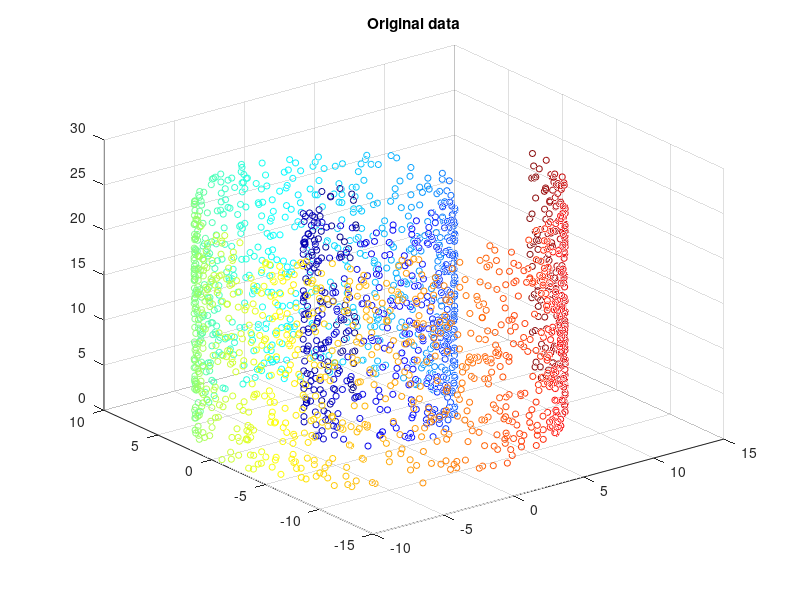
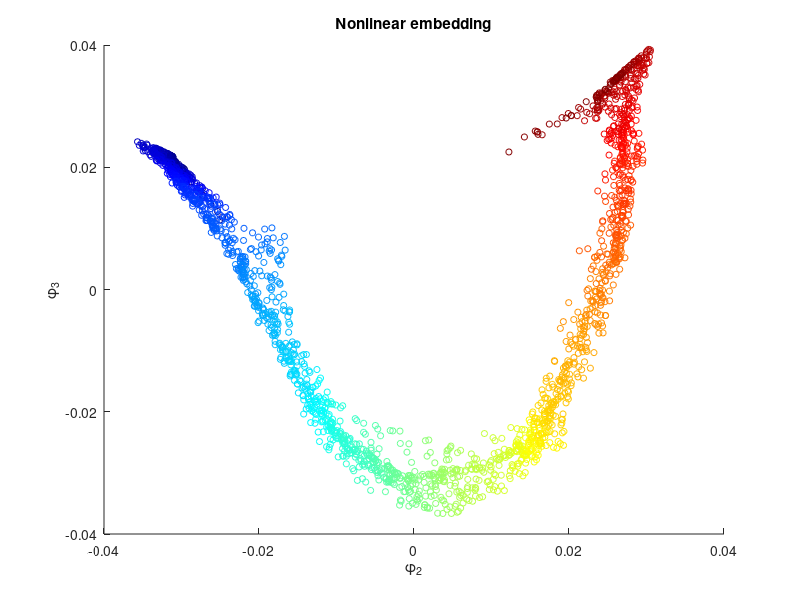
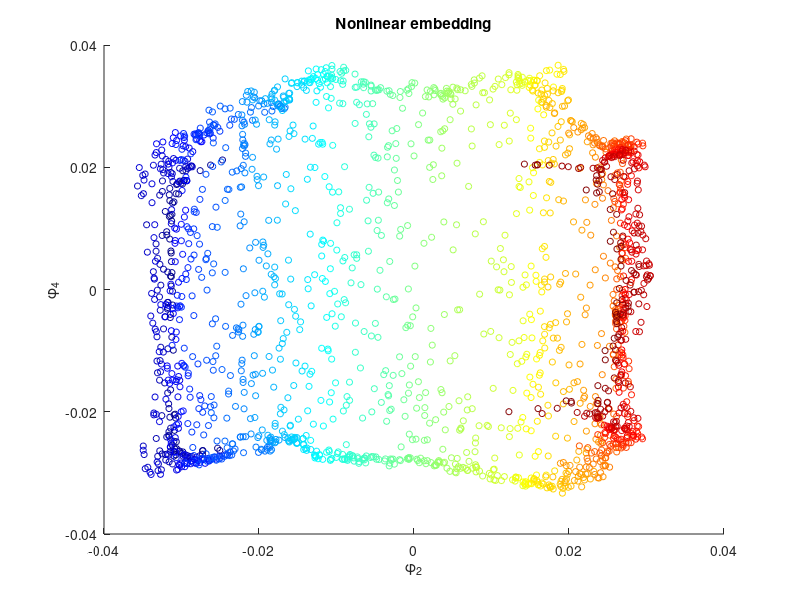
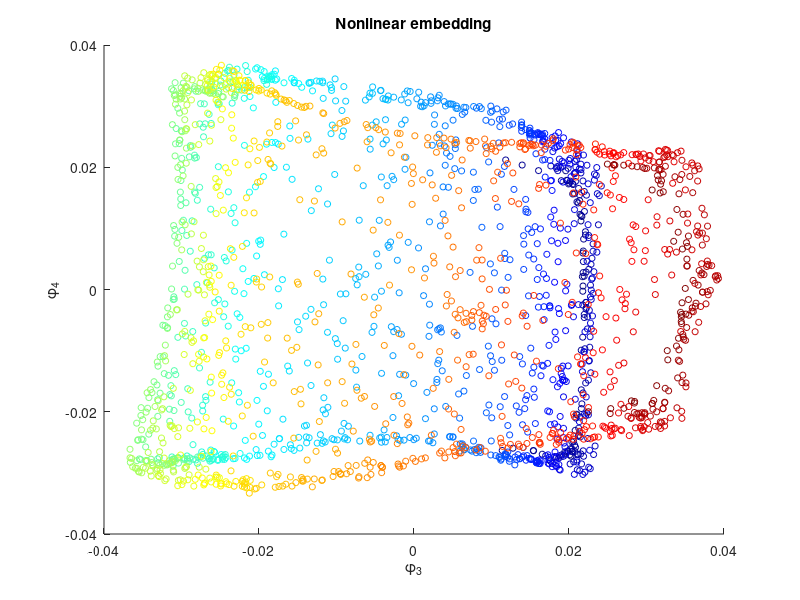

Write MATLAB code to recreate these figures, in order.
%% create swiss roll data
N = 2^11; % number of points considered
t = rand(1,N);
t = sort(4*pi*sqrt(t))'; 

%t = sort(generateRVFromRand(2^11,@(x)1/32/pi^2*x,@(x)4*pi*sqrt(x)))';
z = 8*pi*rand(N,1); % random heights
x = (t+.1).*cos(t);
y = (t+.1).*sin(t);
data = [x,y,z]; % data of interest is in the form of a n-by-3 matrix

%% visualize the data
cmap = jet(N);
scatter3(x,y,z,20,cmap);
title('Original data');

%% Changing these values will lead to different nonlinear embeddings
knn    = ceil(0.03*N); % each patch will only look at its knn nearest neighbors in R^d
sigma2 = 100; % determines strength of connection in graph... see below

%% now let's get pairwise distance info and create graph 
m                = size(data,1);
dt               = squareform(pdist(data));
[srtdDt,srtdIdx] = sort(dt,'ascend');
dt               = srtdDt(1:knn+1,:);
nidx             = srtdIdx(1:knn+1,:);

% nz   = dt(:) > 0;
% mind = min(dt(nz));
% maxd = max(dt(nz));

% compute weights
tempW  = exp(-dt.^2/sigma2); 

% build weight matrix
i = repmat(1:m,knn+1,1);
W = sparse(i(:),double(nidx(:)),tempW(:),m,m); 
W = max(W,W'); % for undirected graph.

% The original normalized graph Laplacian, non-corrected for density
ld = diag(sum(W,2).^(-1/2));
DO = ld*W*ld;
DO = max(DO,DO');%(DO + DO')/2;

% get eigenvectors
[v,d] = eigs(DO,10,'la');

eigVecIdx = nchoosek(2:4,2);
for i = 1:size(eigVecIdx,1)
    figure,scatter(v(:,eigVecIdx(i,1)),v(:,eigVecIdx(i,2)),20,cmap)
    title('Nonlinear embedding');
    xlabel(['\phi_',num2str(eigVecIdx(i,1))]);
    ylabel(['\phi_',num2str(eigVecIdx(i,2))]);
end

figure,subplot(1,2,1)
scatter3(x,y,z,20,cmap);
title('Original data');
subplot(1,2,2)
scatter(v(:,2),v(:,4),20,cmap)
title('Nonlinear embedding')



